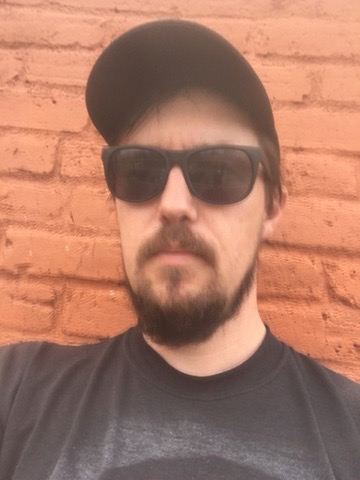
#> input picture Homework1/portrait2.jpg, 360 x 480 px
$ python homework1.py
#> lines starting #> are read from the running program, lines starting #| are printed output that depends on the picture
#
#  James Coleman
#  CS 3150
#  Homework 1
#  August 29th, 2020
#
#--------------------------------------------------

	 #          >>>>>>> Goals <<<<<<<<
	 #
	 #  1. Read in a photo
	 #  2. Remove unwanted background
	 #  3. Change the pixels in the background
	 #  4. Enhance the photo
	 #
	 #

# Imports
import cv2
import numpy
from matplotlib import pyplot

# Helper method
def max_of_three(i, j, k):
	""" returns the max of three """
	mot = i if (i > j) else j
	return mot if (mot > k) else k

def show(image):
	""" Helper method to display a single image
	with pyplot """
	pyplot.imshow(image)
	pyplot.show()

# Read in the image
original = cv2.imread('./portrait2.jpg')
#> original is the input picture: shape (480, 360, 3); mean B, G, R 102, 121.4, 172.1
# show(original)

# Convert color from BGR to RGB
portrait = cv2.cvtColor(original, cv2.COLOR_BGR2RGB)
# show(portrait)

# Acquire dimensions
length, width, depth = portrait.shape
#> length = 480; width = 360; depth = 3
center = width  / 2
#> center = 180

###								###
###  This section of code was added in after everything else    ###
###  was complete. It made more sense to enhance the image      ###
###  before removing background, creating a border, etc...      ###
###								###

# Enhance image
hist_eq = numpy.zeros((length, width, 3), dtype=int)
for i in range(length):
	for j in range(width):
		hist_eq[i,j,0] = portrait[i,j,0]
		hist_eq[i,j,1] = portrait[i,j,1]
		hist_eq[i,j,2] = portrait[i,j,2]

	# Create color specific histograms
red_freq = numpy.zeros(256)
gre_freq = numpy.zeros(256)
blu_freq = numpy.zeros(256)

for i in range(length):
        for j in range(width):
                red_freq[hist_eq[i,j,0]] = red_freq[hist_eq[i,j,0]] + 1
                gre_freq[hist_eq[i,j,1]] = gre_freq[hist_eq[i,j,1]] + 1
                blu_freq[hist_eq[i,j,2]] = blu_freq[hist_eq[i,j,2]] + 1
#> after the loop, blu_freq = 256 values, max 2399 at index 95, min 0 at index 0, mean 675; gre_freq = 256 values, max 2307 at index 77, min 0 at index 0, mean 675; red_freq = 256 values, max 3346 at index 244, min 0 at index 0, mean 675

max_freq = max_of_three(red_freq.max(), gre_freq.max(), blu_freq.max())
#> in max_of_three, `mot = i if (i > j) else j`: mot = 3346
#> max_freq = 3346

red_sum = red_freq.cumsum()
#> red_sum = 256 values from 0 to 172800
gre_sum = gre_freq.cumsum()
#> gre_sum = 256 values from 0 to 172800
blu_sum = blu_freq.cumsum()
#> blu_sum = 256 values from 0 to 172800

max_sum = max_of_three(red_sum.max(), gre_sum.max(), blu_sum.max())
#> max_sum = 172800

red_hist = red_freq * 255 / max_freq
#> red_hist = 256 values, max 255 at index 244, min 0 at index 0, mean 51.44
red_cdf = red_sum * 255 / max_sum
#> red_cdf = 256 values from 0 to 255
pyplot.plot(red_cdf, color='m')
pyplot.plot(red_hist, color='r')

gre_hist = gre_freq * 255 / max_freq
#> gre_hist = 256 values, max 175.8 at index 77, min 0 at index 0, mean 51.44
gre_cdf = gre_sum * 255 / max_sum
#> gre_cdf = 256 values from 0 to 255
pyplot.plot(gre_cdf, color='y')
pyplot.plot(gre_hist, color='g')

blu_hist = blu_freq * 255 / max_freq
#> blu_hist = 256 values, max 182.8 at index 95, min 0 at index 0, mean 51.44
blu_cdf = blu_sum * 222 / max_sum
#> blu_cdf = 256 values from 0 to 222
pyplot.plot(blu_cdf, color='k')
pyplot.plot(blu_hist, color='b')
pyplot.show()
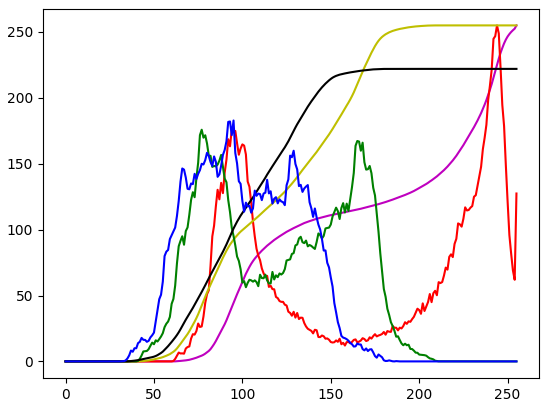
#> figure drawn by matplotlib, 1 panel; curve peaks at x = 255, y = 255; curve peaks at x = 244, y = 255; curve peaks at x = 213, y = 255

	# Apply cdf to the all pixel intensity

for i in range(length):
	for j in range(width):
		hist_eq[i,j,0] = red_cdf[hist_eq[i,j,0]]
		hist_eq[i,j,1] = gre_cdf[hist_eq[i,j,1]]
		hist_eq[i,j,2] = blu_cdf[hist_eq[i,j,2]]
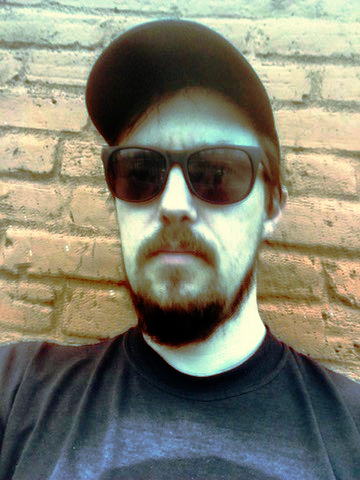
#> hist_eq: shape (480, 360, 3) int64; mean R, G, B 128.2, 128.1, 111.6

# show(hist_eq)

###					###
###          End of new code        	###
###					###

# Remove background in frame shape where the top is in the
# shape of mountains
for i in range(length):
	for j in range(width):
		if i < abs(j - center) + 25 and \
		   i < abs(j - 222) + 45            and \
		   i < abs(j - 160) + 35            or  \
		   j < 85                           or  \
                   j > width - 70                   or  \
                   i > 370:
			# Set background as a fade from
			# RGB(219,149,99) to saddle brown
			portrait[i,j, 0] = 219 - i / 4
			portrait[i,j, 1] = 149 - i / 4
			portrait[i,j, 2] = 99  - i / 4
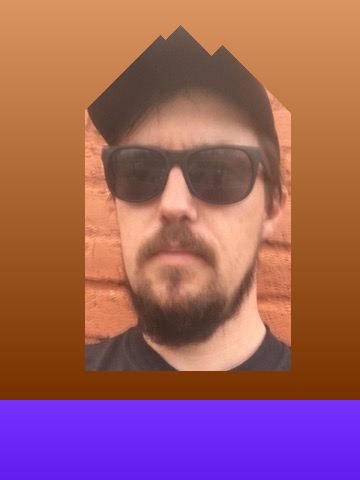
#> portrait: shape (480, 360, 3); mean R, G, B 157.4, 95.1, 99.1

# show(portrait)

# Center image by transposing it on to new image
final = numpy.zeros((400, 300, 3), dtype=int)

for i in range(400):
	for j in range(300):
		final[i,j, 0] = portrait[i, j + 37, 0]
		final[i,j, 1] = portrait[i, j + 37, 1]
		final[i,j, 2] = portrait[i, j + 37, 2]
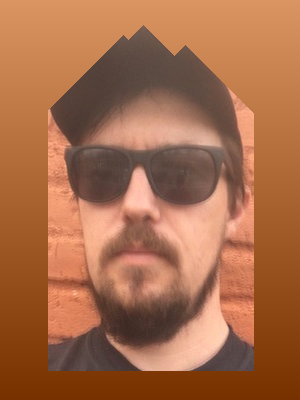
#> final: shape (400, 300, 3) int64; mean R, G, B 166.9, 107.9, 74

	# Gamma enhancement
gamma_final = final / 255
gamma_final = gamma_final ** 1.3
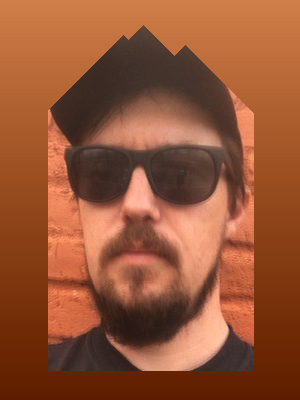
#> gamma_final: shape (400, 300, 3) float64; mean R, G, B 0.587, 0.335, 0.212

# show(final)
show(gamma_final)
